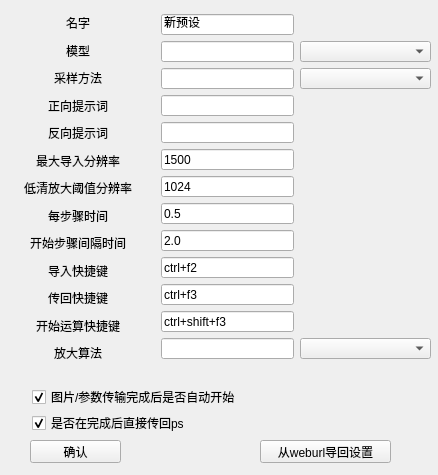
<?xml version="1.0" encoding="UTF-8"?>
<ui version="4.0">
 <class>Form</class>
 <widget class="QWidget" name="Form">
  <property name="geometry">
   <rect>
    <x>0</x>
    <y>0</y>
    <width>438</width>
    <height>475</height>
   </rect>
  </property>
  <property name="windowTitle">
   <string>Form</string>
  </property>
  <widget class="QPushButton" name="import_btn">
   <property name="geometry">
    <rect>
     <x>260</x>
     <y>440</y>
     <width>131</width>
     <height>23</height>
    </rect>
   </property>
   <property name="text">
    <string>从weburl导回设置</string>
   </property>
  </widget>
  <widget class="QWidget" name="layoutWidget_2">
   <property name="geometry">
    <rect>
     <x>32</x>
     <y>387</y>
     <width>210</width>
     <height>46</height>
    </rect>
   </property>
   <layout class="QVBoxLayout" name="verticalLayout_3">
    <item>
     <widget class="QCheckBox" name="is_hd">
      <property name="text">
       <string>图片/参数传输完成后是否自动开始</string>
      </property>
      <property name="checked">
       <bool>true</bool>
      </property>
     </widget>
    </item>
    <item>
     <widget class="QCheckBox" name="is_back_ps">
      <property name="text">
       <string>是否在完成后直接传回ps</string>
      </property>
      <property name="checked">
       <bool>true</bool>
      </property>
     </widget>
    </item>
   </layout>
  </widget>
  <widget class="QPushButton" name="check_btn">
   <property name="geometry">
    <rect>
     <x>30</x>
     <y>440</y>
     <width>91</width>
     <height>23</height>
    </rect>
   </property>
   <property name="text">
    <string>确认</string>
   </property>
  </widget>
  <widget class="QComboBox" name="import_combo_2">
   <property name="geometry">
    <rect>
     <x>300</x>
     <y>68</y>
     <width>131</width>
     <height>21</height>
    </rect>
   </property>
   <property name="placeholderText">
    <string>从当前页导回后选择</string>
   </property>
  </widget>
  <widget class="QComboBox" name="import_combo">
   <property name="geometry">
    <rect>
     <x>300</x>
     <y>41</y>
     <width>131</width>
     <height>21</height>
    </rect>
   </property>
   <property name="placeholderText">
    <string>从当前页导回后选择</string>
   </property>
  </widget>
  <widget class="QComboBox" name="import_combo_3">
   <property name="geometry">
    <rect>
     <x>300</x>
     <y>338</y>
     <width>131</width>
     <height>21</height>
    </rect>
   </property>
   <property name="placeholderText">
    <string>从当前页导回后选择</string>
   </property>
  </widget>
  <widget class="QWidget" name="layoutWidget">
   <property name="geometry">
    <rect>
     <x>23</x>
     <y>13</y>
     <width>110</width>
     <height>351</height>
    </rect>
   </property>
   <layout class="QVBoxLayout" name="verticalLayout">
    <item>
     <widget class="QLabel" name="label">
      <property name="text">
       <string>&lt;html&gt;&lt;head/&gt;&lt;body&gt;&lt;p align=&quot;center&quot;&gt;名字&lt;/p&gt;&lt;/body&gt;&lt;/html&gt;</string>
      </property>
     </widget>
    </item>
    <item>
     <widget class="QLabel" name="label_3">
      <property name="text">
       <string>&lt;html&gt;&lt;head/&gt;&lt;body&gt;&lt;p align=&quot;center&quot;&gt;模型&lt;/p&gt;&lt;/body&gt;&lt;/html&gt;</string>
      </property>
     </widget>
    </item>
    <item>
     <widget class="QLabel" name="label_4">
      <property name="text">
       <string>&lt;html&gt;&lt;head/&gt;&lt;body&gt;&lt;p align=&quot;center&quot;&gt;采样方法&lt;/p&gt;&lt;/body&gt;&lt;/html&gt;</string>
      </property>
     </widget>
    </item>
    <item>
     <widget class="QLabel" name="label_5">
      <property name="text">
       <string>&lt;html&gt;&lt;head/&gt;&lt;body&gt;&lt;p align=&quot;center&quot;&gt;正向提示词&lt;/p&gt;&lt;/body&gt;&lt;/html&gt;</string>
      </property>
     </widget>
    </item>
    <item>
     <widget class="QLabel" name="label_6">
      <property name="text">
       <string>&lt;html&gt;&lt;head/&gt;&lt;body&gt;&lt;p align=&quot;center&quot;&gt;反向提示词&lt;/p&gt;&lt;/body&gt;&lt;/html&gt;</string>
      </property>
     </widget>
    </item>
    <item>
     <widget class="QLabel" name="label_7">
      <property name="text">
       <string>&lt;html&gt;&lt;head/&gt;&lt;body&gt;&lt;p align=&quot;center&quot;&gt;最大导入分辨率&lt;/p&gt;&lt;/body&gt;&lt;/html&gt;</string>
      </property>
     </widget>
    </item>
    <item>
     <widget class="QLabel" name="label_8">
      <property name="text">
       <string>&lt;html&gt;&lt;head/&gt;&lt;body&gt;&lt;p align=&quot;center&quot;&gt;低清放大阈值分辨率&lt;/p&gt;&lt;/body&gt;&lt;/html&gt;</string>
      </property>
     </widget>
    </item>
    <item>
     <widget class="QLabel" name="label_9">
      <property name="text">
       <string>&lt;html&gt;&lt;head/&gt;&lt;body&gt;&lt;p align=&quot;center&quot;&gt;每步骤时间&lt;/p&gt;&lt;/body&gt;&lt;/html&gt;</string>
      </property>
     </widget>
    </item>
    <item>
     <widget class="QLabel" name="label_10">
      <property name="text">
       <string>&lt;html&gt;&lt;head/&gt;&lt;body&gt;&lt;p align=&quot;center&quot;&gt;开始步骤间隔时间&lt;/p&gt;&lt;/body&gt;&lt;/html&gt;</string>
      </property>
     </widget>
    </item>
    <item>
     <widget class="QLabel" name="label_11">
      <property name="text">
       <string>&lt;html&gt;&lt;head/&gt;&lt;body&gt;&lt;p align=&quot;center&quot;&gt;导入快捷键&lt;/p&gt;&lt;/body&gt;&lt;/html&gt;</string>
      </property>
     </widget>
    </item>
    <item>
     <widget class="QLabel" name="label_12">
      <property name="text">
       <string>&lt;html&gt;&lt;head/&gt;&lt;body&gt;&lt;p align=&quot;center&quot;&gt;传回快捷键&lt;/p&gt;&lt;/body&gt;&lt;/html&gt;</string>
      </property>
     </widget>
    </item>
    <item>
     <widget class="QLabel" name="label_13">
      <property name="text">
       <string>&lt;html&gt;&lt;head/&gt;&lt;body&gt;&lt;p align=&quot;center&quot;&gt;开始运算快捷键&lt;/p&gt;&lt;/body&gt;&lt;/html&gt;</string>
      </property>
     </widget>
    </item>
    <item>
     <widget class="QLabel" name="label_14">
      <property name="text">
       <string>&lt;html&gt;&lt;head/&gt;&lt;body&gt;&lt;p align=&quot;center&quot;&gt;放大算法&lt;/p&gt;&lt;/body&gt;&lt;/html&gt;</string>
      </property>
     </widget>
    </item>
   </layout>
  </widget>
  <widget class="QLineEdit" name="sample_method">
   <property name="geometry">
    <rect>
     <x>161</x>
     <y>68</y>
     <width>133</width>
     <height>21</height>
    </rect>
   </property>
   <property name="text">
    <string/>
   </property>
  </widget>
  <widget class="QLineEdit" name="negative">
   <property name="geometry">
    <rect>
     <x>161</x>
     <y>122</y>
     <width>133</width>
     <height>21</height>
    </rect>
   </property>
   <property name="text">
    <string/>
   </property>
  </widget>
  <widget class="QLineEdit" name="max_hd">
   <property name="geometry">
    <rect>
     <x>161</x>
     <y>176</y>
     <width>133</width>
     <height>21</height>
    </rect>
   </property>
   <property name="text">
    <string>1024</string>
   </property>
  </widget>
  <widget class="QLineEdit" name="max_pics">
   <property name="geometry">
    <rect>
     <x>161</x>
     <y>149</y>
     <width>133</width>
     <height>21</height>
    </rect>
   </property>
   <property name="text">
    <string>1500</string>
   </property>
  </widget>
  <widget class="QLineEdit" name="positive">
   <property name="geometry">
    <rect>
     <x>161</x>
     <y>95</y>
     <width>133</width>
     <height>21</height>
    </rect>
   </property>
   <property name="text">
    <string/>
   </property>
  </widget>
  <widget class="QLineEdit" name="short_key3">
   <property name="geometry">
    <rect>
     <x>161</x>
     <y>311</y>
     <width>133</width>
     <height>21</height>
    </rect>
   </property>
   <property name="text">
    <string>ctrl+shift+f3</string>
   </property>
  </widget>
  <widget class="QLineEdit" name="hd_method">
   <property name="geometry">
    <rect>
     <x>161</x>
     <y>338</y>
     <width>133</width>
     <height>21</height>
    </rect>
   </property>
   <property name="text">
    <string/>
   </property>
  </widget>
  <widget class="QLineEdit" name="layer_name">
   <property name="geometry">
    <rect>
     <x>161</x>
     <y>14</y>
     <width>133</width>
     <height>21</height>
    </rect>
   </property>
   <property name="text">
    <string>新预设</string>
   </property>
  </widget>
  <widget class="QLineEdit" name="continue2">
   <property name="geometry">
    <rect>
     <x>161</x>
     <y>230</y>
     <width>133</width>
     <height>21</height>
    </rect>
   </property>
   <property name="text">
    <string>2.0</string>
   </property>
  </widget>
  <widget class="QLineEdit" name="short_key1">
   <property name="geometry">
    <rect>
     <x>161</x>
     <y>257</y>
     <width>133</width>
     <height>21</height>
    </rect>
   </property>
   <property name="text">
    <string>ctrl+f2</string>
   </property>
  </widget>
  <widget class="QLineEdit" name="continue1">
   <property name="geometry">
    <rect>
     <x>161</x>
     <y>203</y>
     <width>133</width>
     <height>21</height>
    </rect>
   </property>
   <property name="text">
    <string>0.5</string>
   </property>
  </widget>
  <widget class="QLineEdit" name="short_key2">
   <property name="geometry">
    <rect>
     <x>161</x>
     <y>284</y>
     <width>133</width>
     <height>21</height>
    </rect>
   </property>
   <property name="text">
    <string>ctrl+f3</string>
   </property>
  </widget>
  <widget class="QLineEdit" name="model_name">
   <property name="geometry">
    <rect>
     <x>161</x>
     <y>41</y>
     <width>133</width>
     <height>21</height>
    </rect>
   </property>
   <property name="text">
    <string/>
   </property>
  </widget>
 </widget>
 <resources/>
 <connections/>
</ui>
